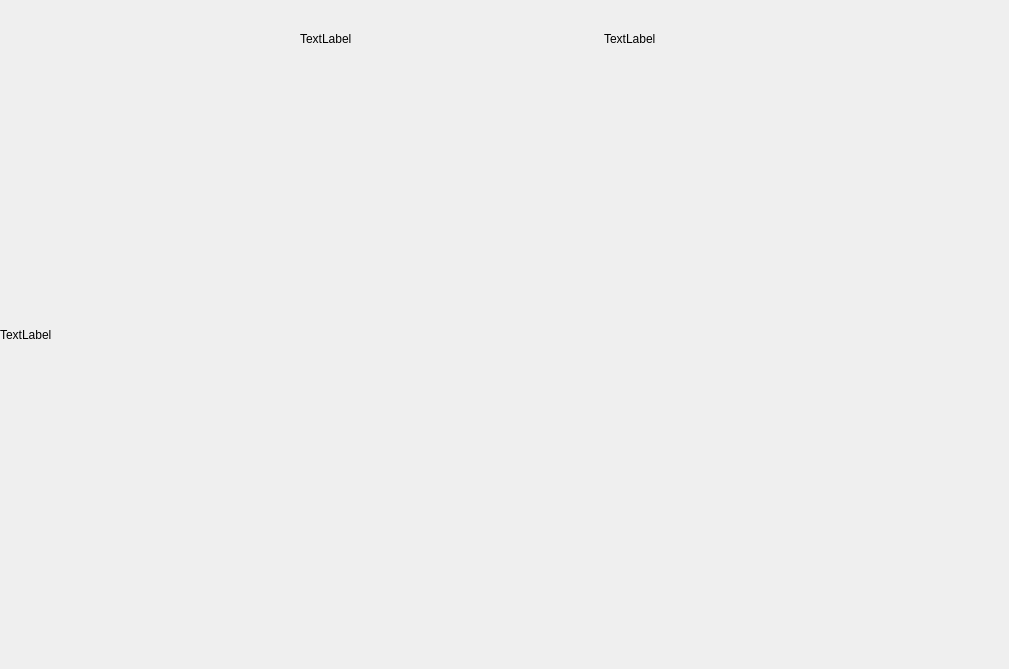
<?xml version="1.0" encoding="UTF-8"?>
<ui version="4.0">
 <class>HelpWidget</class>
 <widget class="QWidget" name="HelpWidget">
  <property name="geometry">
   <rect>
    <x>0</x>
    <y>0</y>
    <width>1009</width>
    <height>669</height>
   </rect>
  </property>
  <property name="windowTitle">
   <string>Form</string>
  </property>
  <widget class="ClickQLabel" name="prevLabel">
   <property name="geometry">
    <rect>
     <x>300</x>
     <y>0</y>
     <width>80</width>
     <height>78</height>
    </rect>
   </property>
   <property name="text">
    <string>TextLabel</string>
   </property>
  </widget>
  <widget class="ClickQLabel" name="nextLabel">
   <property name="geometry">
    <rect>
     <x>604</x>
     <y>0</y>
     <width>80</width>
     <height>78</height>
    </rect>
   </property>
   <property name="text">
    <string>TextLabel</string>
   </property>
  </widget>
  <widget class="QLabel" name="label">
   <property name="geometry">
    <rect>
     <x>0</x>
     <y>0</y>
     <width>1009</width>
     <height>669</height>
    </rect>
   </property>
   <property name="text">
    <string>TextLabel</string>
   </property>
  </widget>
  <zorder>label</zorder>
  <zorder>prevLabel</zorder>
  <zorder>nextLabel</zorder>
 </widget>
 <customwidgets>
  <customwidget>
   <class>ClickQLabel</class>
   <extends>QLabel</extends>
   <header location="global">clickqlabel.h</header>
  </customwidget>
 </customwidgets>
 <resources/>
 <connections/>
</ui>
